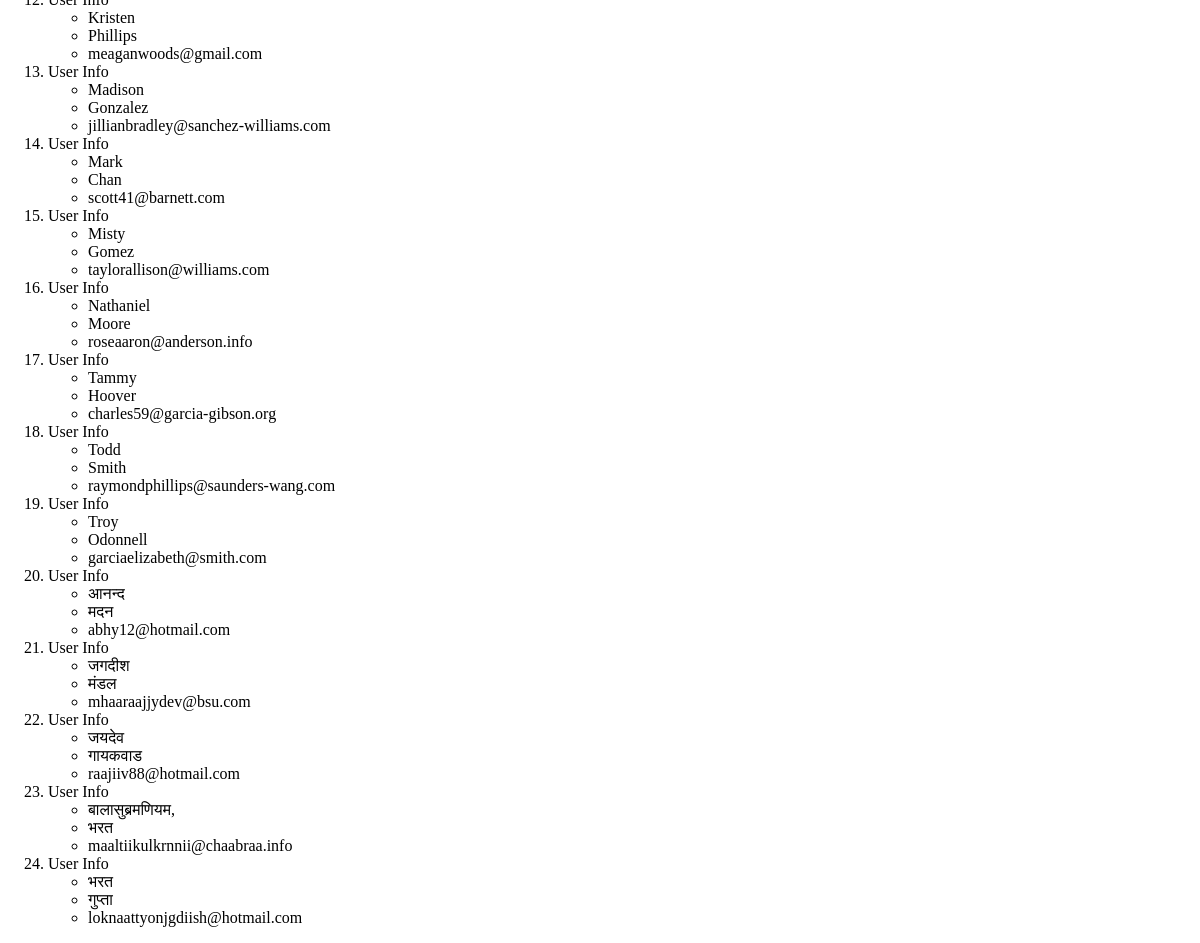
The app's page /users/ (lower part), older data.
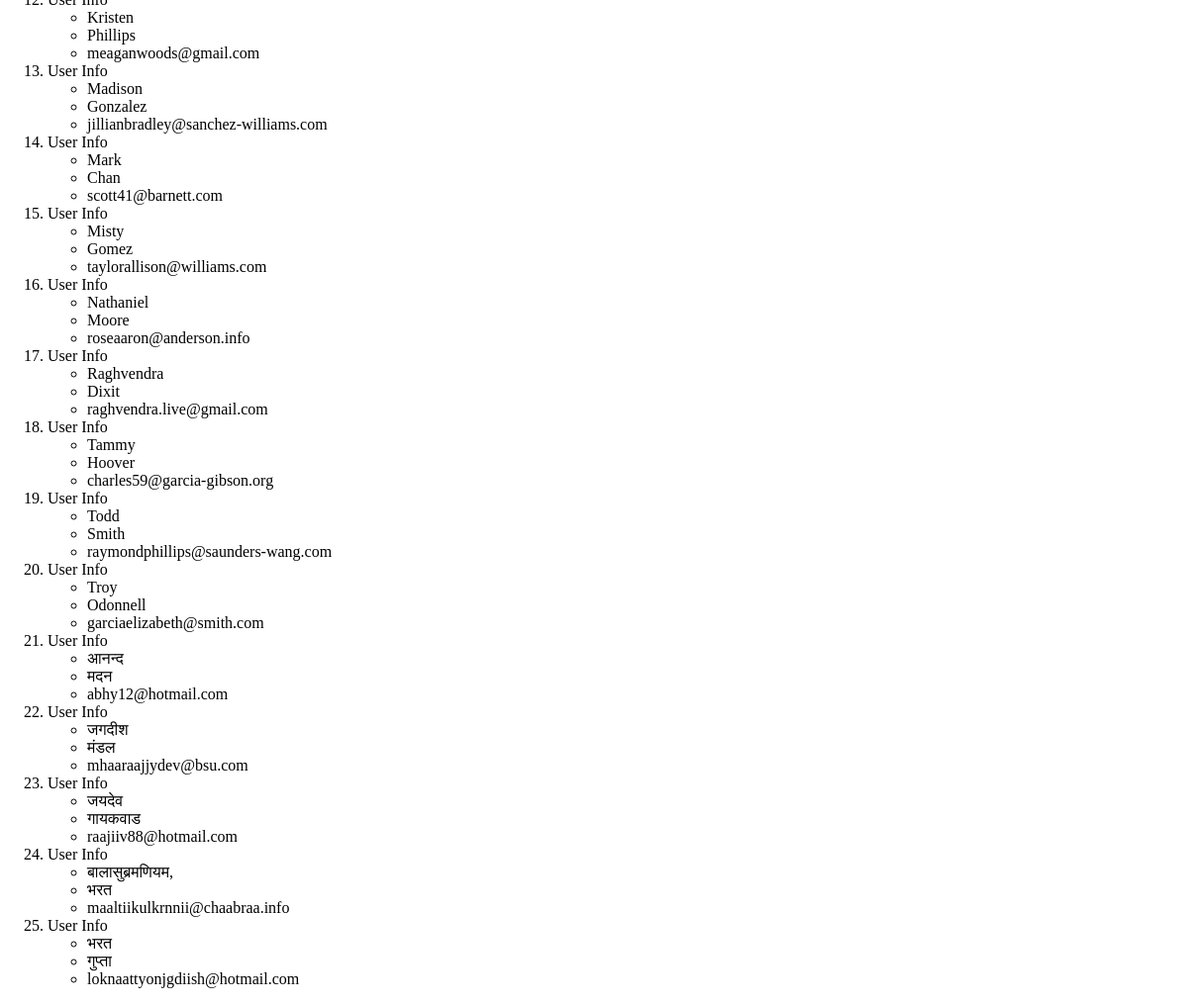
The same page, newer data.
### AppTwo/models.py (models this page shows, shortened)
class User(models.Model):
	first_name = models.CharField(max_length=255)
	last_name = models.CharField(max_length=255)
	email = models.EmailField()

### AppTwo/views.py (the view)
# urls.py: path('users/', views.users),
def users(request):
	users = User.objects.order_by('first_name')
	my_users_list = {'users_list': users}
	return render(request, 'AppTwo/Users/users.html', context=my_users_list)

### Templates/AppTwo/Users/users.html (shortened to what this page needs)
<!DOCTYPE html>
{% load staticfiles %}
<html lang="en">
<head>
	<link rel="stylesheet" href="{% static "css/public_css.css" %}"/>
</head>
<body>
	{% if users_list %}
	<ol>
	{% for user in users_list %}
	<li>User Info</li>
		<ul>
			<li>{{ user.first_name }}</li>
			<li>{{ user.last_name }}</li>
			<li>{{ user.email }}</li>
		</ul>
	{% endfor %}
	</ol>
	{% else %}
	<p>No Users found!</p>
	{% endif %}
</body>
</html>

Row changes from the older to the newer data that the page shows:
added User: first_name "Raghvendra", last_name "Dixit", email "raghvendra.live@gmail.com"
